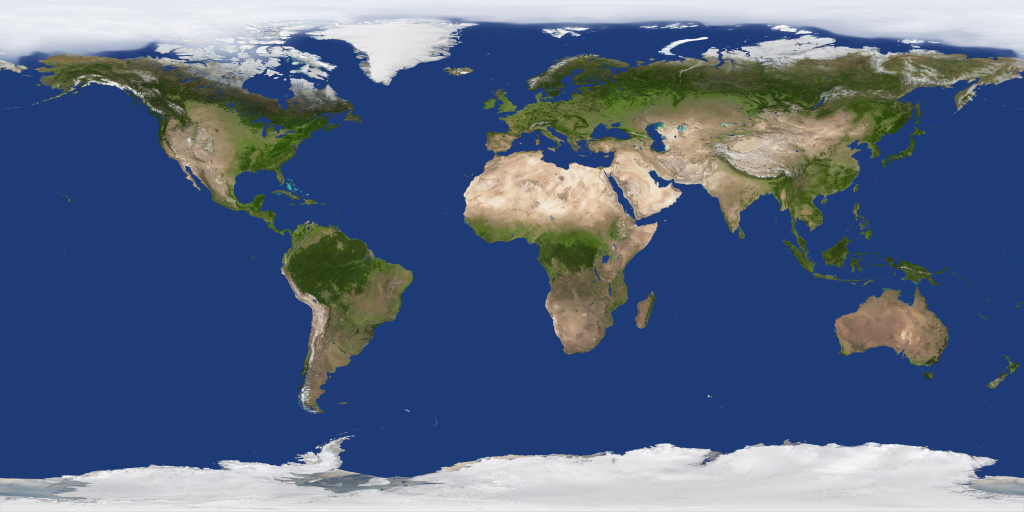
#> input picture earth.jpg, 2048 x 1024 px (shown at 1/2 size)
$ python make_icons.py
#> lines starting #> are read from the running program, lines starting #| are printed output that depends on the picture
#!/usr/bin/env python3
"""Generate PWA / iOS icons from the equirectangular earth texture.

View: centered on the Atlantic so the Americas + Africa/Europe edges show
(Kai is US-based). Full-bleed circle on deep-space background, soft
atmosphere glow, anti-aliased edge via supersampling.
"""
import sys
from PIL import Image, ImageDraw, ImageFilter, ImageEnhance, ImageChops

SRC = "earth.jpg"
OUT = "."
BG = (1, 3, 10, 255)          # --bg #01030a
GLOW = (61, 139, 255)         # atmosphere blue

tex = Image.open(SRC).convert("RGB")
#> tex is the input picture: PIL image 2048x1024 RGB; mean R, G, B 84.1, 101.3, 129.5
W, H = tex.size
#> W = 2048; H = 1024
assert W >= 1024 and H >= 512, f"texture too small: {W}x{H}"

# Square crop: height = H, centered on x = 30% of width (Americas/Atlantic)
side = H
#> side = 1024
cx = int(W * 0.30)
#> cx = 614
x0 = max(0, min(W - side, cx - side // 2))
#> x0 = 102
globe = tex.crop((x0, 0, x0 + side, side))
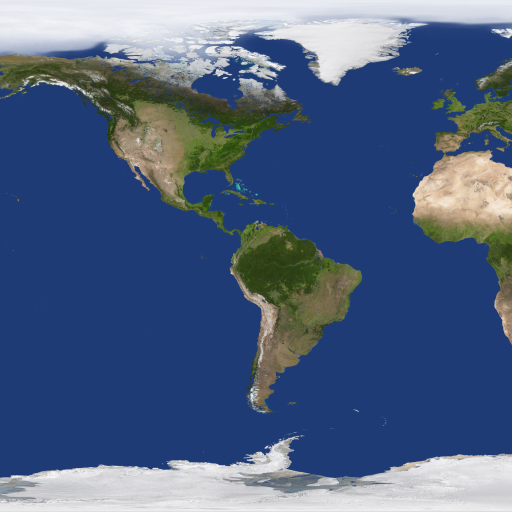
#> globe: PIL image 1024x1024 RGB (shown at 1/2 size); mean R, G, B 79.1, 98, 129.9


def make_icon(size, earth_frac, path):
#> called with size = 180, earth_frac = 0.94, path = './icon-180.png'
    SS = 4  # supersample
    S = size * SS
    img = Image.new("RGBA", (S, S), BG)

    d = int(S * earth_frac)
    off = (S - d) // 2

    # atmosphere glow: blurred blue disc slightly larger than the earth
    glow = Image.new("RGBA", (S, S), (0, 0, 0, 0))
#> glow: PIL image 720x720 RGBA; every value is 0
    gd = ImageDraw.Draw(glow)
    g = int(d * 1.06)
    goff = (S - g) // 2
    gd.ellipse([goff, goff, goff + g, goff + g], fill=GLOW + (110,))
    glow = glow.filter(ImageFilter.GaussianBlur(S * 0.045))
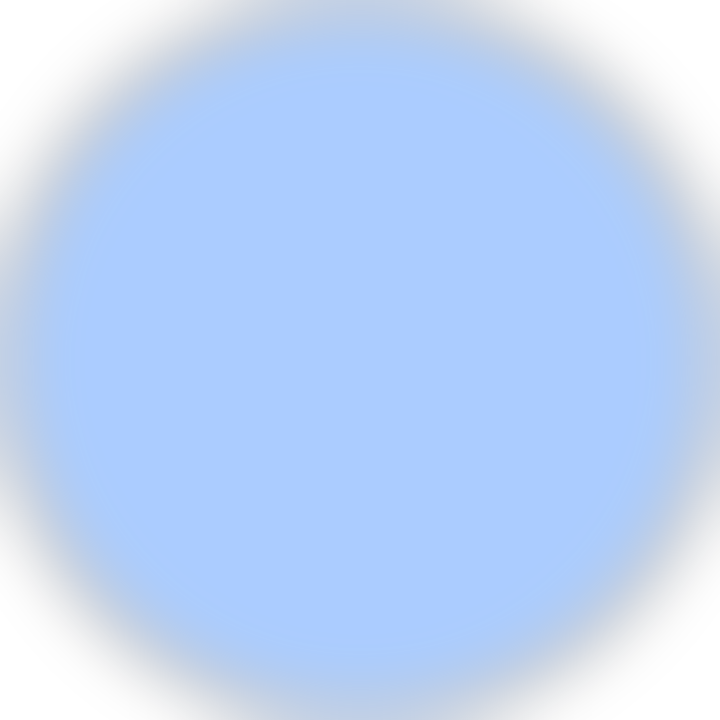
#> glow: PIL image 720x720 RGBA; mean R, G, B, A 46.6, 106.2, 194.9, 84.1; transparent parts drawn white
    img = Image.alpha_composite(img, glow)

    # earth disc (slight pop so it reads on a home screen)
    earth = globe.resize((d, d), Image.LANCZOS).convert("RGBA")
    earth = ImageEnhance.Brightness(earth).enhance(1.13)
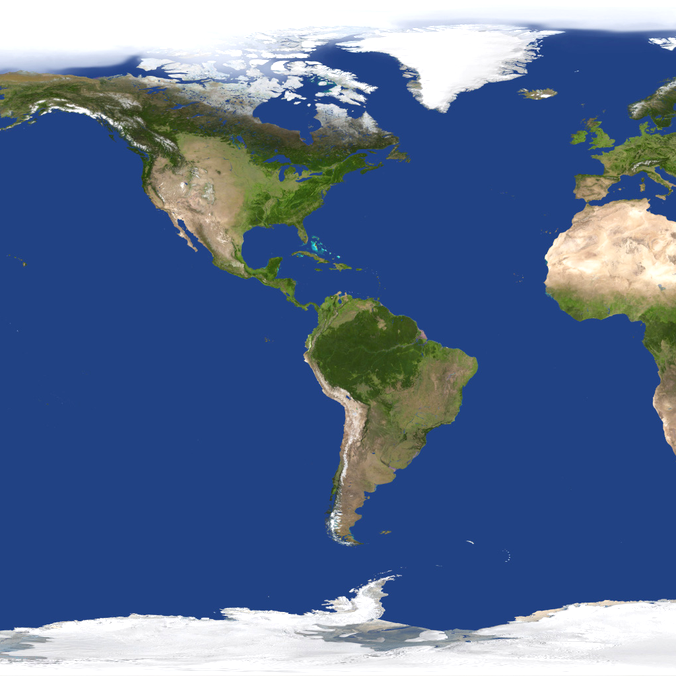
#> earth: PIL image 676x676 RGBA; mean R, G, B, A 88.2, 109.6, 145.5, 255
    earth = ImageEnhance.Color(earth).enhance(1.18)
    mask = Image.new("L", (d, d), 0)
#> mask: PIL image 676x676 L; every value is 0
    md = ImageDraw.Draw(mask)
    md.ellipse([0, 0, d, d], fill=255)
    img.paste(earth, (off, off), mask)

    # terminator shading: stepped radial gradient (draw replaces, so no
    # alpha compounding), blurred smooth, darkest toward bottom-right rim
    sa = Image.new("L", (d, d), 0)
    sad = ImageDraw.Draw(sa)
    ccx, ccy = d * 0.70, d * 0.72
    for i in range(48, 0, -1):
        r = d * 0.98 * i / 48
        v = int(165 * (1 - i / 48) ** 1.6)
        sad.ellipse([ccx - r, ccy - r, ccx + r, ccy + r], fill=v)
    sa = sa.filter(ImageFilter.GaussianBlur(d * 0.06))
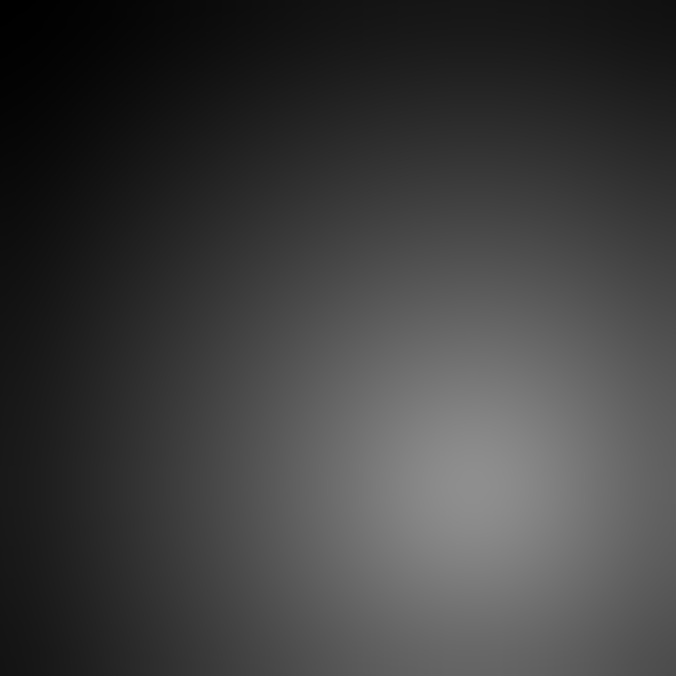
#> sa: PIL image 676x676 L; min 0, max 142, mean 62.4
    shade_img = Image.new("RGBA", (d, d), (0, 0, 10, 255))
    img.paste(shade_img, (off, off), ImageChops.multiply(sa, mask))

    img = img.resize((size, size), Image.LANCZOS).convert("RGB")
#> img: PIL image 180x180 RGB
    img.save(path, "PNG")
    print("wrote", path, size)


make_icon(180, 0.94, f"{OUT}/icon-180.png")           # apple touch icon
make_icon(192, 0.94, f"{OUT}/icon-192.png")
#> in make_icon (call 2), `glow = Image.new("RGBA", (S, S), (0, 0, 0, 0))`: glow: PIL image 768x768 RGBA; every value is 0
#> in make_icon (call 2), `mask = Image.new("L", (d, d), 0)`: mask: PIL image 721x721 L; every value is 0
make_icon(512, 0.94, f"{OUT}/icon-512.png")
#> in make_icon (call 3), `glow = Image.new("RGBA", (S, S), (0, 0, 0, 0))`: glow: PIL image 2048x2048 RGBA; every value is 0
#> in make_icon (call 3), `mask = Image.new("L", (d, d), 0)`: mask: PIL image 1925x1925 L; every value is 0
make_icon(512, 0.74, f"{OUT}/icon-maskable-512.png")  # safe-zone padding
#> call 4 of make_icon, with size = 512, earth_frac = 0.74, path = './icon-maskable-512.png'
#> in make_icon (call 4), `glow = glow.filter(ImageFilter.GaussianBlur(S * 0.045))`:
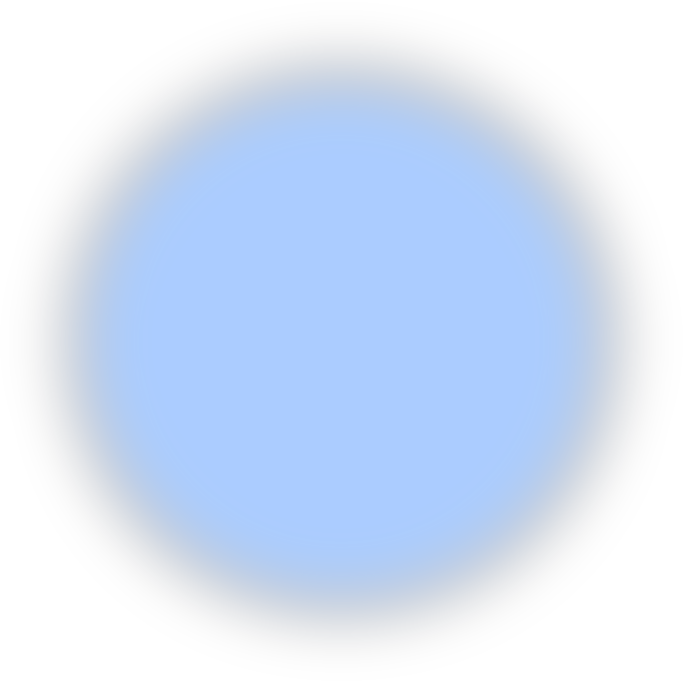
#> glow: PIL image 2048x2048 RGBA (shown at 1/3 size); mean R, G, B, A 29.5, 67.1, 123.1, 53.1; transparent parts drawn white
#> in make_icon (call 4), `img = Image.alpha_composite(img, glow)`:
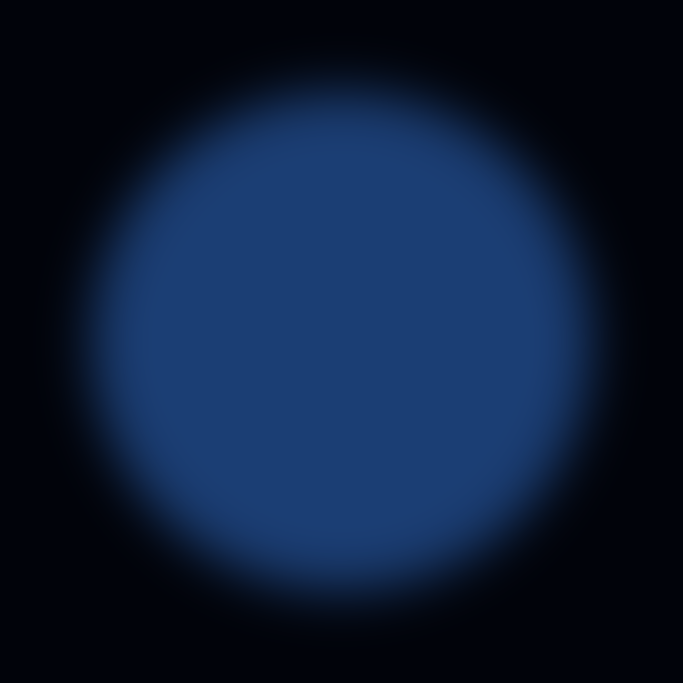
#> img: PIL image 2048x2048 RGBA (shown at 1/3 size); mean R, G, B, A 11.9, 27.7, 54.2, 255
#> in make_icon (call 4), `mask = Image.new("L", (d, d), 0)`: mask: PIL image 1515x1515 L; every value is 0
#> in make_icon (call 4), `img.paste(earth, (off, off), mask)`:
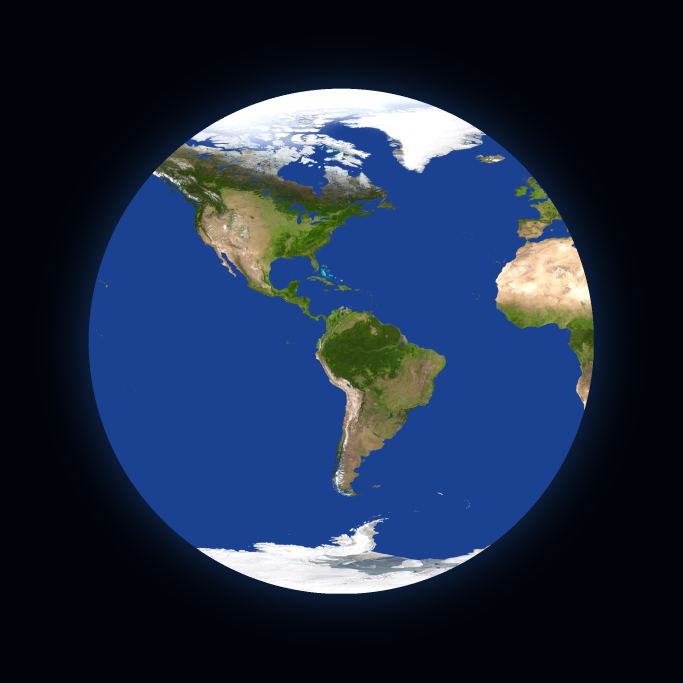
#> img: PIL image 2048x2048 RGBA (shown at 1/3 size); mean R, G, B, A 30.9, 44.8, 69.8, 255
print("done")
